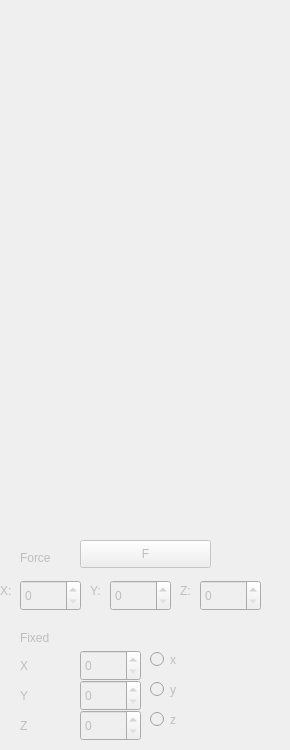
          <widget class="QWidget" name="tab_4">
           <property name="enabled">
            <bool>false</bool>
           </property>
           <attribute name="title">
            <string>b样条体</string>
           </attribute>
           <widget class="QLabel" name="label_8">
            <property name="geometry">
             <rect>
              <x>20</x>
              <y>550</y>
              <width>72</width>
              <height>15</height>
             </rect>
            </property>
            <property name="text">
             <string>Force</string>
            </property>
           </widget>
           <widget class="QLabel" name="label_9">
            <property name="geometry">
             <rect>
              <x>20</x>
              <y>630</y>
              <width>72</width>
              <height>15</height>
             </rect>
            </property>
            <property name="text">
             <string>Fixed</string>
            </property>
           </widget>
           <widget class="QSpinBox" name="Force_X">
            <property name="geometry">
             <rect>
              <x>20</x>
              <y>580</y>
              <width>61</width>
              <height>31</height>
             </rect>
            </property>
            <property name="value">
             <number>0</number>
            </property>
           </widget>
           <widget class="QSpinBox" name="Force_Y">
            <property name="geometry">
             <rect>
              <x>110</x>
              <y>580</y>
              <width>61</width>
              <height>31</height>
             </rect>
            </property>
            <property name="value">
             <number>0</number>
            </property>
           </widget>
           <widget class="QSpinBox" name="Force_Z">
            <property name="geometry">
             <rect>
              <x>200</x>
              <y>580</y>
              <width>61</width>
              <height>31</height>
             </rect>
            </property>
            <property name="value">
             <number>0</number>
            </property>
           </widget>
           <widget class="QLabel" name="label_10">
            <property name="geometry">
             <rect>
              <x>0</x>
              <y>580</y>
              <width>21</width>
              <height>21</height>
             </rect>
            </property>
            <property name="text">
             <string>X:</string>
            </property>
           </widget>
           <widget class="QLabel" name="label_26">
            <property name="geometry">
             <rect>
              <x>90</x>
              <y>580</y>
              <width>21</width>
              <height>21</height>
             </rect>
            </property>
            <property name="text">
             <string>Y:</string>
            </property>
           </widget>
           <widget class="QLabel" name="label_27">
            <property name="geometry">
             <rect>
              <x>180</x>
              <y>580</y>
              <width>21</width>
              <height>21</height>
             </rect>
            </property>
            <property name="text">
             <string>Z:</string>
            </property>
           </widget>
           <widget class="QPushButton" name="bssCreator_3">
            <property name="geometry">
             <rect>
              <x>80</x>
              <y>540</y>
              <width>131</width>
              <height>28</height>
             </rect>
            </property>
            <property name="text">
             <string>F</string>
            </property>
           </widget>
           <widget class="QLabel" name="label_28">
            <property name="geometry">
             <rect>
              <x>20</x>
              <y>650</y>
              <width>261</width>
              <height>31</height>
             </rect>
            </property>
            <property name="text">
             <string>X</string>
            </property>
           </widget>
           <widget class="QLabel" name="label_29">
            <property name="geometry">
             <rect>
              <x>20</x>
              <y>680</y>
              <width>191</width>
              <height>31</height>
             </rect>
            </property>
            <property name="text">
             <string>Y</string>
            </property>
           </widget>
           <widget class="QLabel" name="label_30">
            <property name="geometry">
             <rect>
              <x>20</x>
              <y>710</y>
              <width>191</width>
              <height>31</height>
             </rect>
            </property>
            <property name="text">
             <string>Z</string>
            </property>
           </widget>
           <widget class="QSpinBox" name="Offset_X">
            <property name="geometry">
             <rect>
              <x>80</x>
              <y>650</y>
              <width>61</width>
              <height>31</height>
             </rect>
            </property>
            <property name="value">
             <number>0</number>
            </property>
           </widget>
           <widget class="QSpinBox" name="Offset_Y">
            <property name="geometry">
             <rect>
              <x>80</x>
              <y>680</y>
              <width>61</width>
              <height>31</height>
             </rect>
            </property>
            <property name="value">
             <number>0</number>
            </property>
           </widget>
           <widget class="QSpinBox" name="Offset_Z">
            <property name="geometry">
             <rect>
              <x>80</x>
              <y>710</y>
              <width>61</width>
              <height>31</height>
             </rect>
            </property>
            <property name="value">
             <number>0</number>
            </property>
           </widget>
           <widget class="QRadioButton" name="x_radioButton">
            <property name="geometry">
             <rect>
              <x>150</x>
              <y>650</y>
              <width>115</width>
              <height>19</height>
             </rect>
            </property>
            <property name="text">
             <string>x</string>
            </property>
           </widget>
           <widget class="QRadioButton" name="y_radioButton">
            <property name="geometry">
             <rect>
              <x>150</x>
              <y>680</y>
              <width>115</width>
              <height>19</height>
             </rect>
            </property>
            <property name="text">
             <string>y</string>
            </property>
           </widget>
           <widget class="QRadioButton" name="z_radioButton">
            <property name="geometry">
             <rect>
              <x>150</x>
              <y>710</y>
              <width>115</width>
              <height>19</height>
             </rect>
            </property>
            <property name="text">
             <string>z</string>
            </property>
           </widget>
          </widget>
